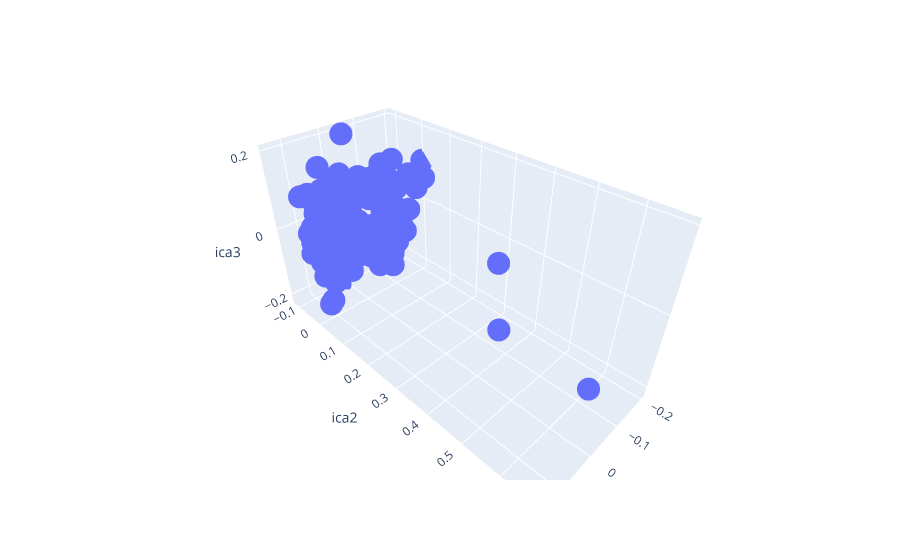

This figure's notebook cell:
### Code cell
fig = px.scatter_3d(dfX, x='ica1', y='ica2', z='ica3',hover_name='Country Name')
fig.show()

### Figure 1 — Plotly figure (JSON) as saved in the notebook; plotly's stock layout.template omitted (floating-point values rounded to 4 significant figures; data arrays with more than 128 entries replaced by an {"elided": "..."} marker saying what was removed)
{"data": [{"hovertemplate": "<b>%{hovertext}</b><br><br>ica1=%{x}<br>ica2=%{y}<br>ica3=%{z}<extra></extra>", "hovertext": {"elided": "138 str values"}, "legendgroup": "", "marker": {"color": "#636efa", "symbol": "circle"}, "mode": "markers", "name": "", "scene": "scene", "showlegend": false, "type": "scatter3d", "x": {"elided": "138 float values"}, "y": {"elided": "138 float values"}, "z": {"elided": "138 float values"}}], "layout": {"legend": {"tracegroupgap": 0}, "margin": {"t": 60}, "scene": {"domain": {"x": [0, 1], "y": [0, 1]}, "xaxis": {"title": {"text": "ica1"}}, "yaxis": {"title": {"text": "ica2"}}, "zaxis": {"title": {"text": "ica3"}}}}}
